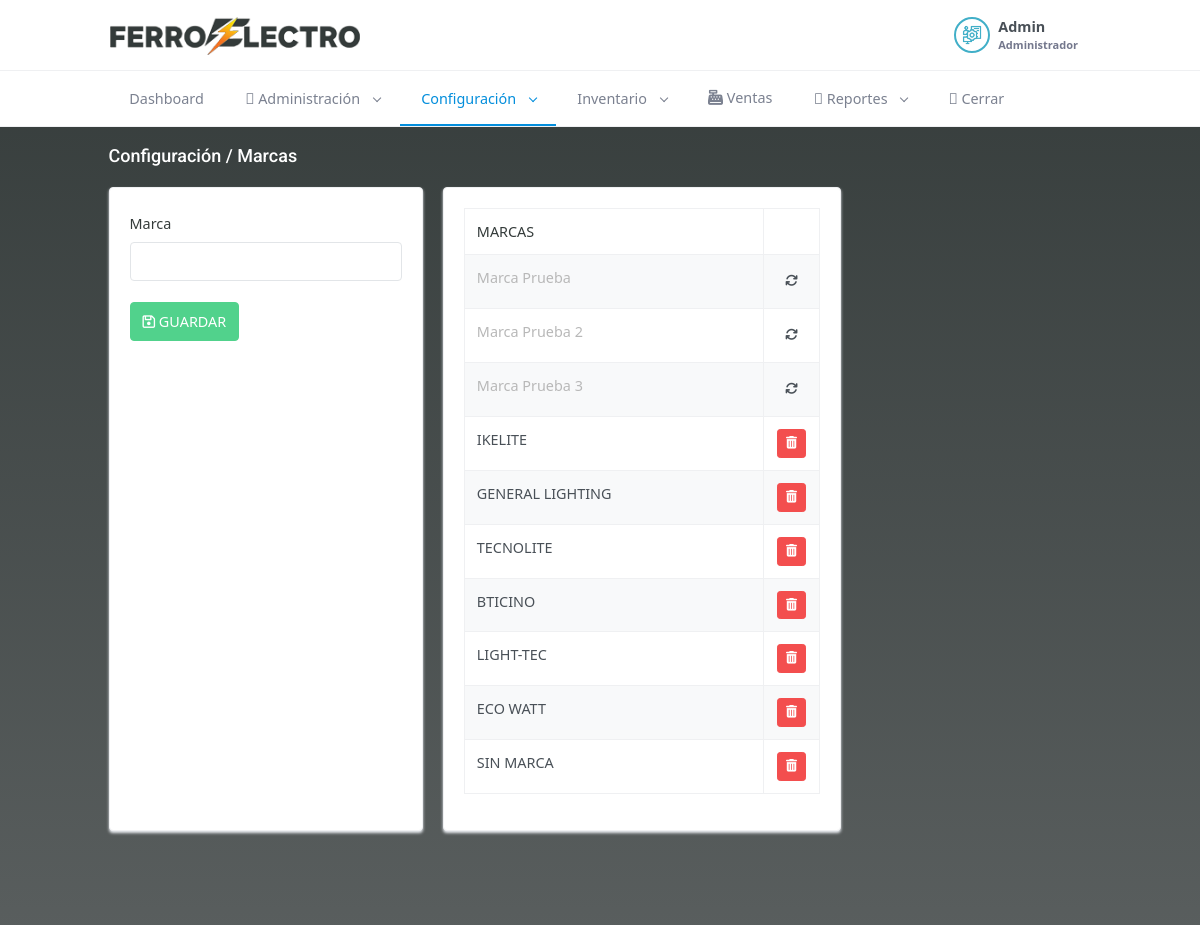
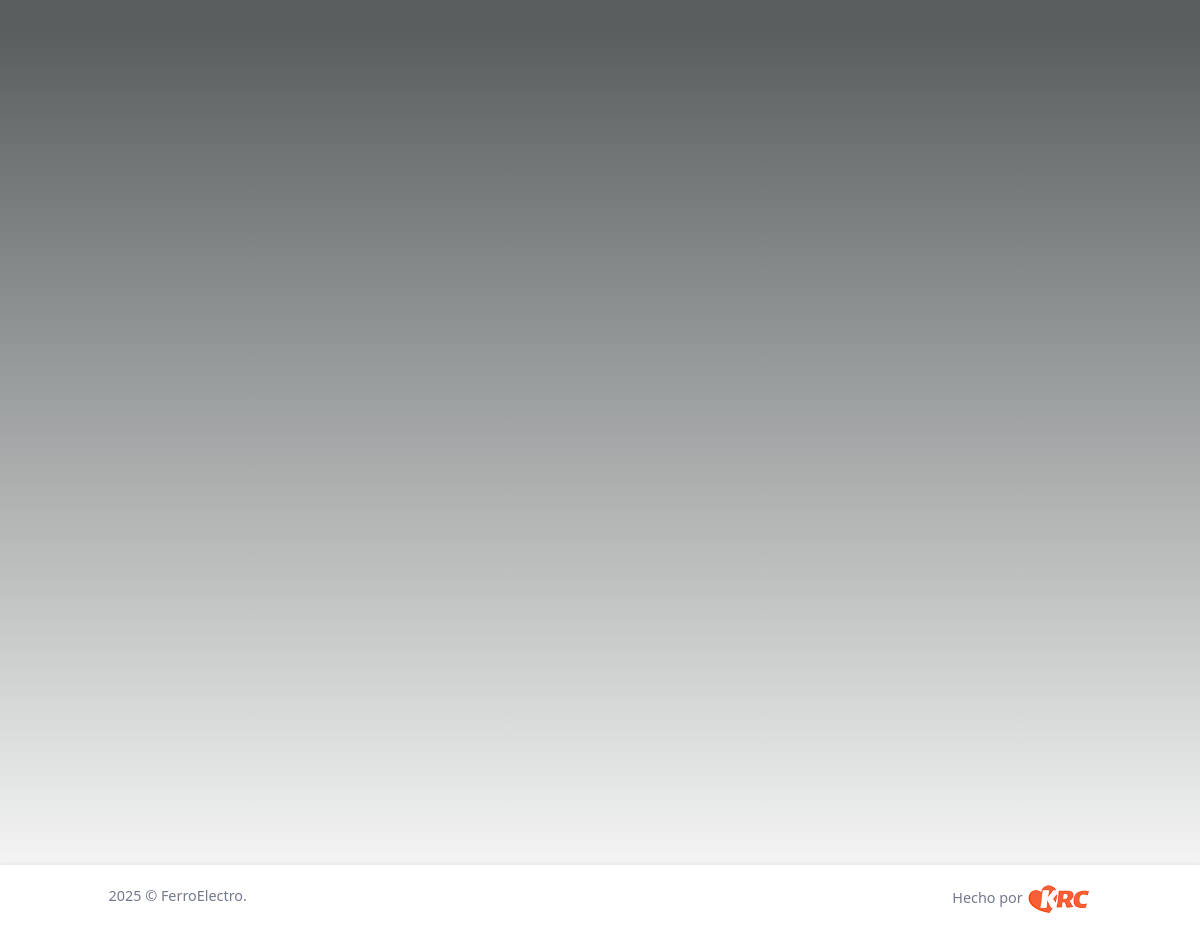
The page /index.php/configuracion/marcas (signed in) on the database its author committed (2 pictures, top to bottom).
### tables this page shows
CREATE TABLE `marcas` (
  `id` int(11) NOT NULL,
  `marca` varchar(200) NOT NULL,
  `status` int(11) NOT NULL DEFAULT 1
);

### application/controllers/configuracion/Marcas.php (called while the page is built, shortened)
<?php
class Marcas extends CI_Controller {
	public function index()
	{
        $d['title'] = 'Configuración';
        $h['title'] =  $d['title'];
		$d['msg'] = '';
        $d['marcas'] = $this->model->all_marcas_all_status();
        $this->load->view('header_view', $h);
		$this->load->view('configuracion/marcas_view', $d);
        $this->load->view('footer_view', $h);
	}
}

### index.php (called while the page is built, shortened)
<?php
require_once BASEPATH.'core/CodeIgniter.php';

### application/models/Model.php (called while the page is built, shortened)
<?php
class Model extends CI_Model
{
  public function all_marcas_all_status(){
    $q= $this
        ->db
        ->select('*')
	      ->from('marcas')
        ->group_by('marcas.id')
        ->get();
    if($q->num_rows() > 0) {
      return $q->result_array();
    }
    return array();
  }
}

### application/views/configuracion/marcas_view.php (the view, shortened to what this page needs)
<div class="main-content">
    <div class="page-content">
        <div class="container-fluid">
            <div class="row">
                <div class="col-12">
                    <div class="page-title-box d-flex align-items-center justify-content-between">
                        <h4 class="mb-0"><?= $title . ' / Marcas' ?></h4>
                    </div>
                </div>
            </div>
            <div class="row">
                <div class="col-xl-4">
                    <div class="card card-h-100">
                        <div class="card-body">
                            <form method="POST" class="form">
                                <div class="form-group">
                                    <label for="nombre">Marca</label>
                                    <input type="text" class="form-control" name="marca" required="true" autocomplete="off">
                                </div>
                                <br>
                                <div class="form-group">
                                    <button class="btn btn-success" type="submit" name="guardar"><i class="fa fa-save"></i> GUARDAR</button>
                                </div>
                            </form>
                        </div>
                    </div>
                </div>
                <div class="col-xl-5">
                    <div class="card card-h-100">
                        <div class="card-body">
                            <div class="table-responsive">
                                <table class="table table-striped table-bordered table-condensed table-hovered" style="width:100%">
                                    <thead>
                                        <tr>
                                            <th>MARCAS</th>
                                            <th class="no-print"></th>
                                        </tr>
                                    </thead>
                                    <tbody>
                                        <?php
                                        foreach($marcas as $m){
                                        ?>
                                        <tr <?= ($m['status'] == 0)?'style="color: #b8b8b8;"':'' ?>>
                                            <td><?= $m['marca'] ?></td>
                                            <?php
                                            if($m['status'] == 0){
                                            ?>
                                            <td class="no-print" style="text-align: center; width: 50px;">
                                                <a href="<?= base_url('configuracion/marcas/reactivar_marca/' . $m['id']) ?>" class="btn btn-sm btn-default"><i class="fa fa-refresh"></i></a>
                                            </td>
                                            <?php
                                            }else{
                                            ?>
                                            <td class="no-print" style="text-align: center; width: 40px;">
                                                <a href="<?= base_url('configuracion/marcas/eliminar_marca/' . $m['id']) ?>" class="btn btn-sm btn-danger"><i class="fa fa-trash"></i></a>
                                            </td>
                                            <?php
                                            }
                                            ?>
                                        </tr>
                                        <?php
                                        }
                                        ?>
                                    </tbody>
                                </table>
                            </div>
                        </div>
                    </div>
                </div>
            </div>
        </div>
    </div>

### assets/login/css/login.css (style rules this page uses)
#bodyall { background: #343b3a; background: -moz-linear-gradient(180deg, #343b3a 0%, #5a5f5f 52%, rgba(255,255,255,1) 100%); background: -webkit-linear-gradient(180deg, #343b3a 0%, #5a5f5f 52%, rgba(255,255,255,1) 100%); background: linear-gradient(180deg, #343b3a 0%, #5a5f5f 52%, rgba(255,255,255,1) 100%); filter: progid:DXImageTransform.Microsoft.gradient(startColorstr="#343b3a",endColorstr="#ffffff",GradientType=1); }
.page-title-box > h4 { color: #fff !important; }
label, th { color: #343b3a; }

### application/views/header_view.php (style rules this page uses)
label { margin-top: 5px; }

### rows shown on the page
marcas: marca "Marca Prueba"
marcas: marca "Marca Prueba 2"
marcas: marca "Marca Prueba 3"
marcas: marca "IKELITE"
marcas: marca "GENERAL LIGHTING"
marcas: marca "TECNOLITE"
marcas: marca "BTICINO"
marcas: marca "LIGHT-TEC"
marcas: marca "ECO WATT"
marcas: marca "SIN MARCA"

### other values the page prints
$_SESSION['nombre'] "Admin"
$_SESSION['rolname'] "Administrador"
$title "Configuración"
